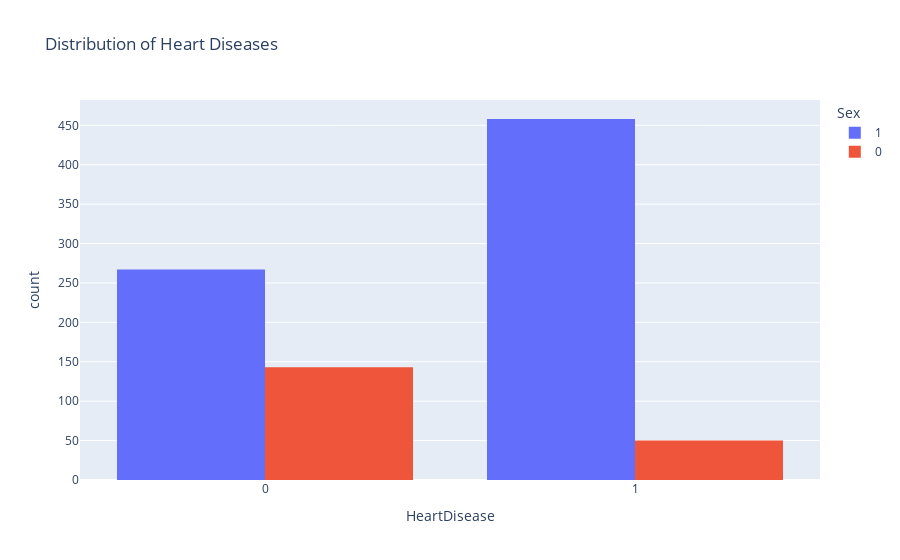

This figure's notebook cell:
### Markdown cell above
### Age distribution in data

### Code cell
fig=px.histogram(df, x="HeartDisease", color="Sex", hover_data=df.columns, title="Distribution of Heart Diseases", barmode="group")
fig.show()

### Figure 1 — Plotly figure (JSON) as saved in the notebook; plotly's stock layout.template omitted (floating-point values rounded to 4 significant figures; data arrays with more than 128 entries replaced by an {"elided": "..."} marker saying what was removed)
{"data": [{"alignmentgroup": "True", "bingroup": "x", "hovertemplate": "Sex=1<br>HeartDisease=%{x}<br>count=%{y}<extra></extra>", "legendgroup": "1", "marker": {"color": "#636efa", "pattern": {"shape": ""}}, "name": "1", "offsetgroup": "1", "orientation": "v", "showlegend": true, "type": "histogram", "x": {"elided": "725 int values"}, "xaxis": "x", "yaxis": "y"}, {"alignmentgroup": "True", "bingroup": "x", "hovertemplate": "Sex=0<br>HeartDisease=%{x}<br>count=%{y}<extra></extra>", "legendgroup": "0", "marker": {"color": "#EF553B", "pattern": {"shape": ""}}, "name": "0", "offsetgroup": "0", "orientation": "v", "showlegend": true, "type": "histogram", "x": {"elided": "193 int values"}, "xaxis": "x", "yaxis": "y"}], "layout": {"barmode": "group", "legend": {"title": {"text": "Sex"}, "tracegroupgap": 0}, "title": {"text": "Distribution of Heart Diseases"}, "xaxis": {"anchor": "y", "domain": [0, 1], "title": {"text": "HeartDisease"}}, "yaxis": {"anchor": "x", "domain": [0, 1], "title": {"text": "count"}}}}
